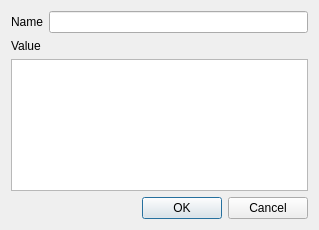
<?xml version="1.0" encoding="UTF-8"?>
<ui version="4.0">
 <class>EditQualifierDialog</class>
 <widget class="QDialog" name="EditQualifierDialog">
  <property name="geometry">
   <rect>
    <x>0</x>
    <y>0</y>
    <width>319</width>
    <height>230</height>
   </rect>
  </property>
  <property name="windowTitle">
   <string>Edit qualifier</string>
  </property>
  <layout class="QVBoxLayout" name="verticalLayout">
   <item>
    <layout class="QHBoxLayout" name="horizontalLayout">
     <item>
      <widget class="QLabel" name="label">
       <property name="text">
        <string>Name</string>
       </property>
      </widget>
     </item>
     <item>
      <widget class="QLineEdit" name="nameEdit"/>
     </item>
    </layout>
   </item>
   <item>
    <widget class="QLabel" name="label_2">
     <property name="text">
      <string>Value</string>
     </property>
    </widget>
   </item>
   <item>
    <widget class="QTextEdit" name="valueEdit">
     <property name="acceptRichText">
      <bool>false</bool>
     </property>
    </widget>
   </item>
   <item>
    <layout class="QHBoxLayout" name="horizontalLayout_2">
     <item>
      <spacer name="horizontalSpacer">
       <property name="orientation">
        <enum>Qt::Horizontal</enum>
       </property>
       <property name="sizeHint" stdset="0">
        <size>
         <width>40</width>
         <height>20</height>
        </size>
       </property>
      </spacer>
     </item>
     <item>
      <widget class="QPushButton" name="okButton">
       <property name="text">
        <string>OK</string>
       </property>
       <property name="default">
        <bool>true</bool>
       </property>
      </widget>
     </item>
     <item>
      <widget class="QPushButton" name="cancelButton">
       <property name="text">
        <string>Cancel</string>
       </property>
      </widget>
     </item>
    </layout>
   </item>
  </layout>
 </widget>
 <resources/>
 <connections>
  <connection>
   <sender>cancelButton</sender>
   <signal>clicked()</signal>
   <receiver>EditQualifierDialog</receiver>
   <slot>reject()</slot>
   <hints>
    <hint type="sourcelabel">
     <x>351</x>
     <y>161</y>
    </hint>
    <hint type="destinationlabel">
     <x>241</x>
     <y>91</y>
    </hint>
   </hints>
  </connection>
  <connection>
   <sender>okButton</sender>
   <signal>clicked()</signal>
   <receiver>EditQualifierDialog</receiver>
   <slot>accept()</slot>
   <hints>
    <hint type="sourcelabel">
     <x>270</x>
     <y>207</y>
    </hint>
    <hint type="destinationlabel">
     <x>159</x>
     <y>114</y>
    </hint>
   </hints>
  </connection>
 </connections>
</ui>
